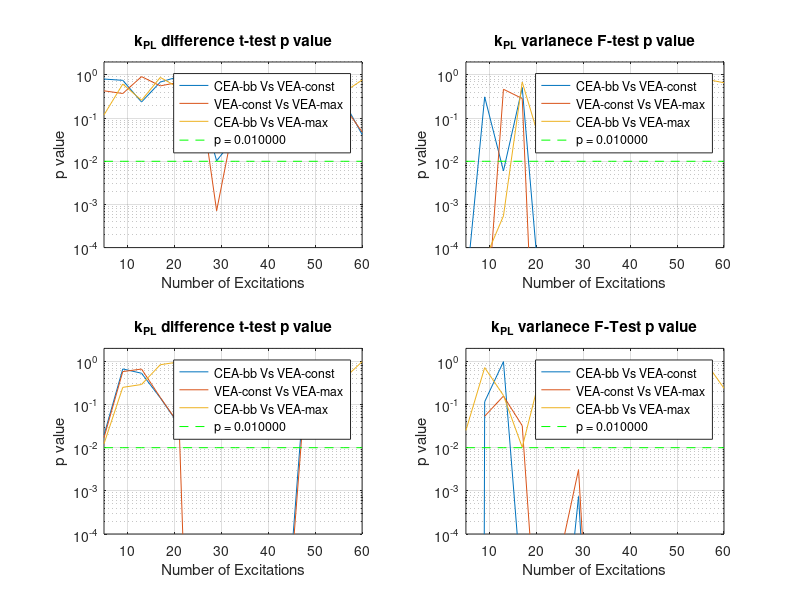

Source code (MATLAB):
%% Run statistical tests on the VFA paper data
% Date: 8/23/2018
% Author: Chris Walker

clear all
close all
clc

%% Run t-test on the means
significance = 0.01;
% Run on Kpl when perfusion is known
load('tmpPerffusedPub2')
[~,p(1,:),~,~] = ttest(squeeze(fits(:,1,:)).',squeeze(fits(:,2,:)).');
[~,p(2,:),~,~] = ttest(squeeze(fits(:,2,:)).',squeeze(fits(:,3,:)).');
[~,p(3,:),~,~] = ttest(squeeze(fits(:,1,:)).',squeeze(fits(:,3,:)).');
subplot(2,2,1)
semilogy(N_vect,p,N_vect,zeros(size(N_vect))+significance,'g--')
ylim([1e-4,2]),xlim([5,60])
title('k_P_L difference t-test p value')
legend('CEA-bb Vs VEA-const','VEA-const Vs VEA-max','CEA-bb Vs VEA-max',...
    sprintf('p = %f',significance))
xlabel(' Number of Excitations '),ylabel('p value')
grid on
sprintf('Kpl Only Mean Kpl average: %f, Min: %f',mean(p(3,:)),min(p(3,:)))

%% Run 
% Run on Kpl when perfusion is known
load('tmpPerffusedPub2')
[~,p(1,:),~,~] = vartest2(squeeze(fits(:,1,:)).',squeeze(fits(:,2,:)).');
[~,p(2,:),~,~] = vartest2(squeeze(fits(:,2,:)).',squeeze(fits(:,3,:)).');
[~,p(3,:),~,~] = vartest2(squeeze(fits(:,1,:)).',squeeze(fits(:,3,:)).');
subplot(2,2,2)
semilogy(N_vect,p,N_vect,zeros(size(N_vect))+significance,'g--')
ylim([1e-4,2]),xlim([5,60])
title('k_P_L varianece F-test p value')
legend('CEA-bb Vs VEA-const','VEA-const Vs VEA-max','CEA-bb Vs VEA-max',...
    sprintf('p = %f',significance))
xlabel(' Number of Excitations '),ylabel('p value')
grid on
sprintf('Kpl Only Variance in Kpl average: %f, Min: %f',mean(p(3,:)),min(p(3,:)))

% Run on Kpl when perfusion is also fit
load('tmpPerffusedPubPerf2')
[~,p(1,:),~,~] = ttest(squeeze(fits(:,1,:,1)).',squeeze(fits(:,2,:,1)).');
[~,p(2,:),~,~] = ttest(squeeze(fits(:,2,:,1)).',squeeze(fits(:,3,:,1)).');
[~,p(3,:),~,~] = ttest(squeeze(fits(:,1,:,1)).',squeeze(fits(:,3,:,1)).');
subplot(2,2,3)
semilogy(N_vect,p,N_vect,zeros(size(N_vect))+significance,'g--')
ylim([1e-4,2]),xlim([5,60])
title('k_P_L difference t-test p value')
legend('CEA-bb Vs VEA-const','VEA-const Vs VEA-max','CEA-bb Vs VEA-max',...
    sprintf('p = %f',significance))
xlabel(' Number of Excitations '),ylabel('p value')
grid on
sprintf('Kpl and Perffusion Mean Kpl average: %f, Min: %f',mean(p(3,:)),min(p(3,:)))

%% Run 
% Run on Kpl when perfusion is known
load('tmpPerffusedPubPerf2')
[~,p(1,:),~,~] = vartest2(squeeze(fits(:,1,:,1)).',squeeze(fits(:,2,:,1)).');
[~,p(2,:),~,~] = vartest2(squeeze(fits(:,2,:,1)).',squeeze(fits(:,3,:,1)).');
[~,p(3,:),~,~] = vartest2(squeeze(fits(:,1,:,1)).',squeeze(fits(:,3,:,1)).');
subplot(2,2,4)
semilogy(N_vect,p,N_vect,zeros(size(N_vect))+significance,'g--')
ylim([1e-4,2]),xlim([5,60])
title('k_P_L varianece F-Test p value')
legend('CEA-bb Vs VEA-const','VEA-const Vs VEA-max','CEA-bb Vs VEA-max',...
    sprintf('p = %f',significance))
xlabel(' Number of Excitations '),ylabel('p value')
grid on
sprintf('Kpl and Perffusion Variance in Kpl average: %f, Min: %f',mean(p(3,:)),min(p(3,:)))